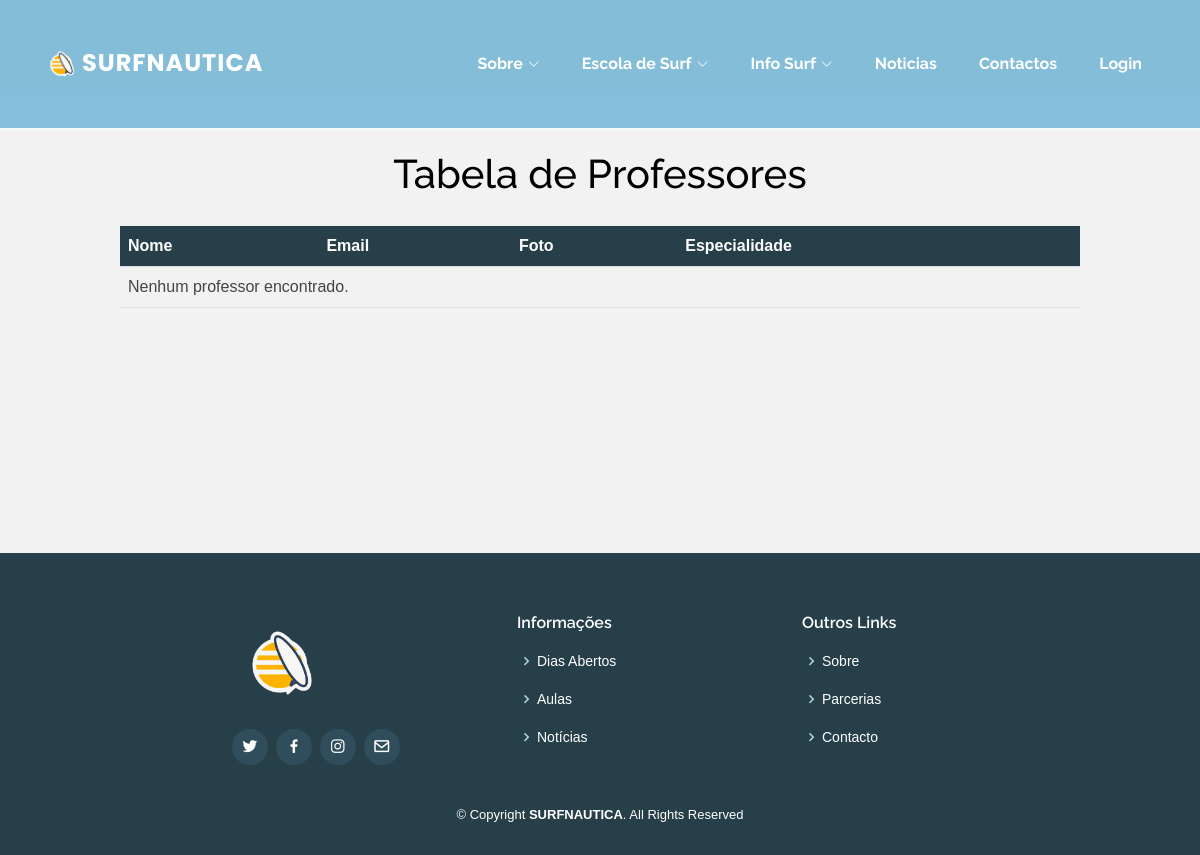
The page /Daniel_Silva/professores.php on the database as committed earlier.
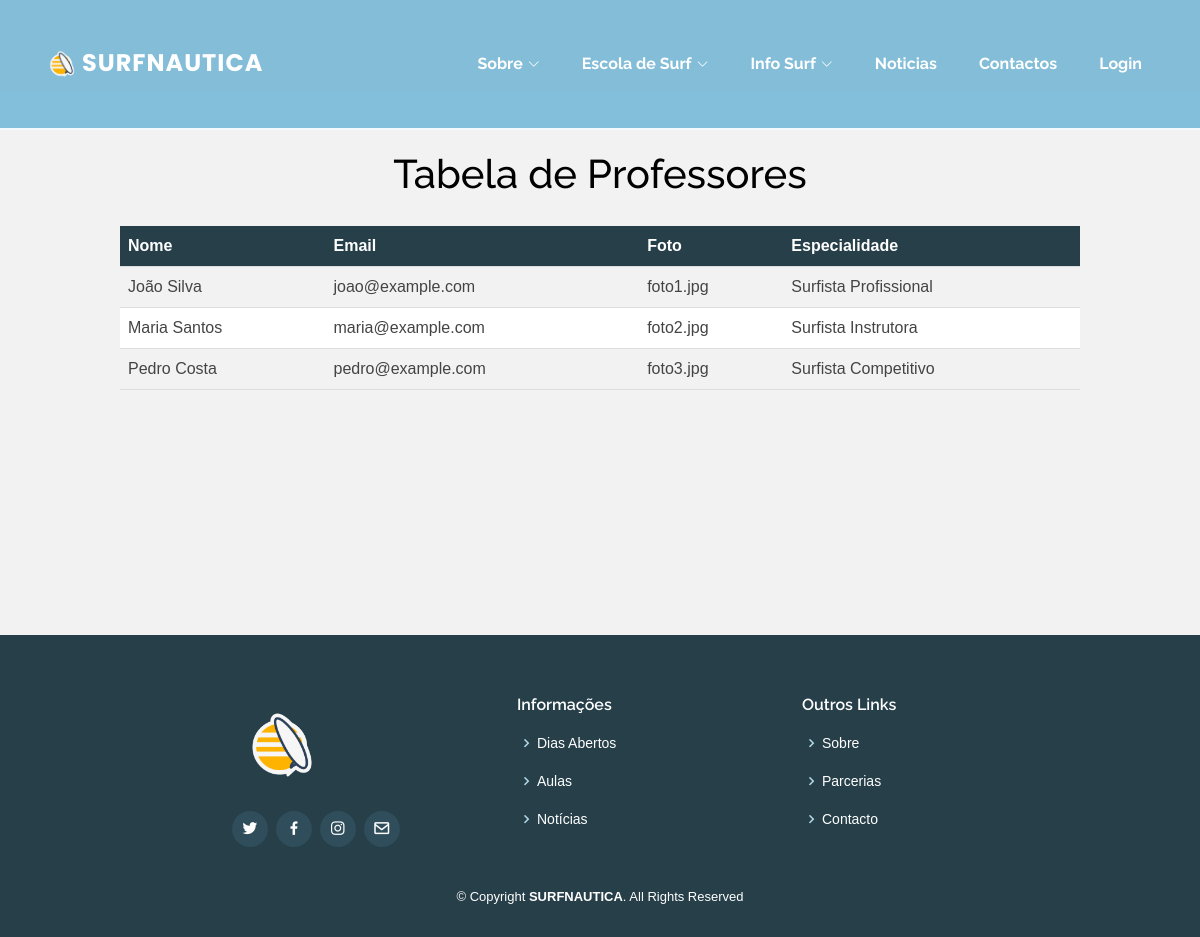
The same page on the database as committed later.
### tables this page shows
CREATE TABLE IF NOT EXISTS `professor` (
  `id_prof` INT(11) NOT NULL AUTO_INCREMENT,
  `nome` VARCHAR(50) NOT NULL,
  `email` VARCHAR(50) NOT NULL,
  `foto` VARCHAR(50),
  `especialidade` VARCHAR(70) NOT NULL,
  `id` INT(11) NOT NULL,
  PRIMARY KEY (`id_prof`),
  INDEX `fk_professor_users_idx` (`id` ASC),
  CONSTRAINT `fk_professor_users`
    FOREIGN KEY (`id`)
    REFERENCES `users` (`id`)
    ON DELETE NO ACTION
    ON UPDATE NO ACTION);

### Daniel_Silva/professores.php (the view, shortened to what this page needs)
<!DOCTYPE html>
<html>
<head>
    <?php
  require_once 'sheets/head.php';
  ?>
    <link rel="stylesheet" type="text/css" href="styles_prof.css">
</head>
<body>
<header id="header" class="fixed-top ">
    <?php
    require_once 'sheets/navbar.php';
    ?>
  </header>
  <main id="main">
    <section class="breadcrumbs">
    </section>
    <h1>Tabela de Professores</h1>
    <table>
        <tr>
            <th>Nome</th>
            <th>Email</th>
            <th>Foto</th>
            <th>Especialidade</th>
        </tr>
        <?php
            $serverName="localhost";
            $userName="root";
            $password="";
            $baseDados="surfnautica";
            $conn=mysqli_connect($serverName,$userName,$password,$baseDados);
              $sql = "SELECT nome, email, foto, especialidade FROM professor";
              $result = mysqli_query($conn, $sql);
              if (mysqli_num_rows($result) > 0) {
                  while ($row = mysqli_fetch_assoc($result)) {
                      echo "<tr>";
                      echo "<td>" . $row["nome"] . "</td>";
                      echo "<td>" . $row["email"] . "</td>";
                      echo "<td>" . $row["foto"] . "</td>";
                      echo "<td>" . $row["especialidade"] . "</td>";
                      echo "</tr>";
                  }
              } else {
                  echo "<tr><td colspan='6'>Nenhum professor encontrado.</td></tr>";
              }
        ?>
    </table>
            </main>
    <footer id="footer">
    <?php
    require_once 'sheets/footer.php';
    ?>
  </footer>
</body>
</html>

Rows that differ between the two databases and show on the page:
added professor: nome "João Silva", email "joao@example.com", foto "foto1.jpg", especialidade "Surfista Profissional"
added professor: nome "Maria Santos", email "maria@example.com", foto "foto2.jpg", especialidade "Surfista Instrutora"
added professor: nome "Pedro Costa", email "pedro@example.com", foto "foto3.jpg", especialidade "Surfista Competitivo"
Other text that changed with them:
text no longer shown: "Nenhum professor encontrado."
